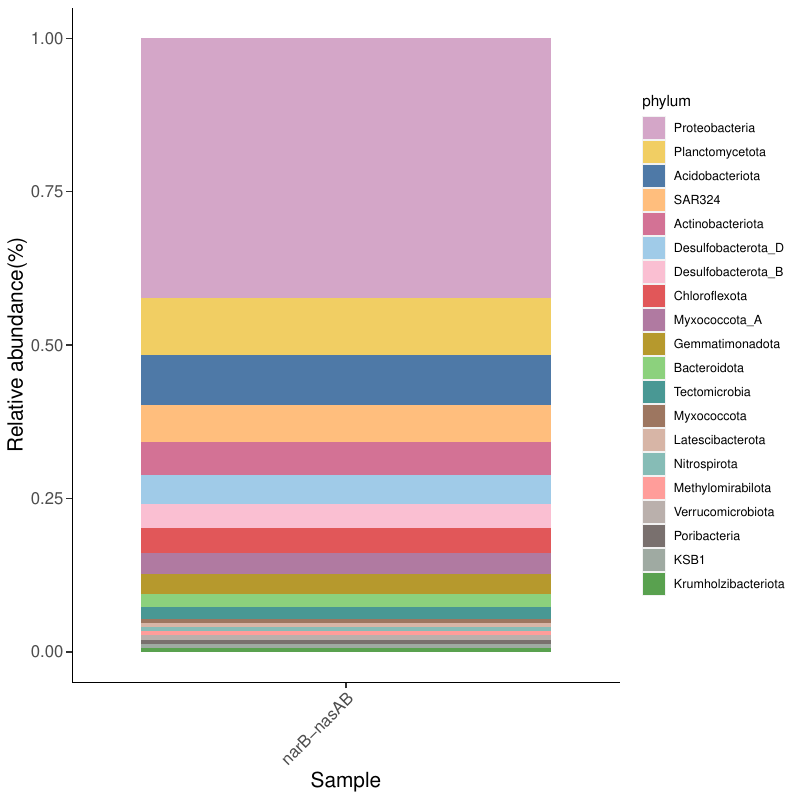

Generate this figure with R:
library(ggplot2)
data <- read.csv("narB-nasAB.csv", header = T, check.names = F)
data$phylum <- factor(data$phylum,levels = c("Proteobacteria","Planctomycetota","Acidobacteriota","SAR324","Actinobacteriota","Desulfobacterota_D","Desulfobacterota_B","Chloroflexota","Myxococcota_A","Gemmatimonadota","Bacteroidota","Tectomicrobia","Myxococcota","Latescibacterota","Nitrospirota","Methylomirabilota","Verrucomicrobiota","Poribacteria","KSB1","Krumholzibacteriota"))
mycol <- c("#d4a6c8","#f1ce63","#4e79a7","#ffbe7d","#d37295","#a0cbe8","#fabfd2","#e15759","#b07aa1","#b6992d","#8cd17d","#499894","#9d7660","#d7b5a6","#86bcb6","#ff9d9a","#bab0ac","#79706e","#9faaa2","#59a14f")
p <- ggplot(data, aes(x=gene, y=num, fill=phylum)) + geom_bar(stat = "identity",position ="fill") + scale_fill_manual(values=mycol) + labs(x = "Sample" , y = "Relative abundance(%)") + theme(axis.title=element_text(size=15),axis.text.x = element_text(angle=45, hjust = 1, vjust = 1 ,size = 12),axis.text.y = element_text(size = 12),axis.ticks.length=unit(0.15,"cm") ,panel.background = element_blank(),axis.line = element_line(color = "black"))
ggsave("narB-nasAB.pdf",p,width = 8,height = 8)